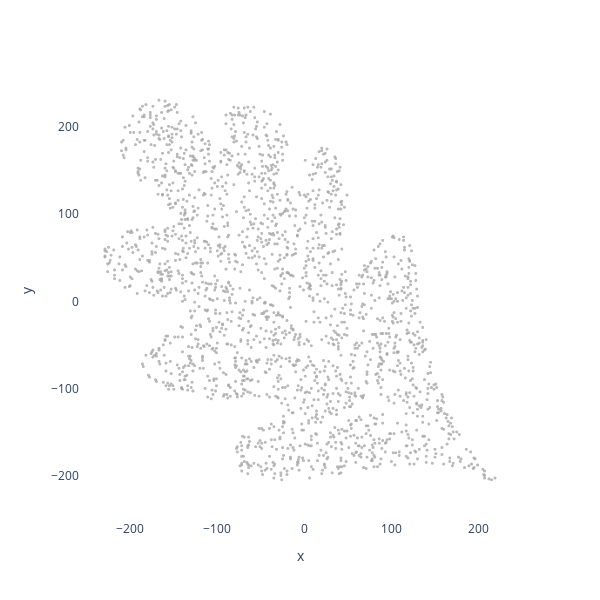

Source (notebook cell):
### Markdown cell above
# All in one step!

### Code cell
image_path = r"images\OakLeaf.png"
points_df = image_to_points(image_path, num_points=2000)
plot_points(points_df, 3)

### Figure 1 — Plotly figure (JSON) as saved in the notebook; plotly's stock layout.template omitted (floating-point values rounded to 4 significant figures; data arrays with more than 128 entries replaced by an {"elided": "..."} marker saying what was removed)
{"data": [{"hovertemplate": "x=%{x}<br>y=%{y}<extra></extra>", "legendgroup": "", "marker": {"color": "darkgrey", "opacity": 0.8, "size": 3, "symbol": "circle"}, "mode": "markers", "name": "", "showlegend": false, "type": "scattergl", "x": {"elided": "2000 int values"}, "xaxis": "x", "y": {"elided": "2000 int values"}, "yaxis": "y"}], "layout": {"height": 600, "legend": {"tracegroupgap": 0}, "margin": {"t": 60}, "paper_bgcolor": "white", "plot_bgcolor": "white", "width": 600, "xaxis": {"anchor": "y", "domain": [0, 1], "showgrid": false, "title": {"text": "x"}, "visible": true}, "yaxis": {"anchor": "x", "domain": [0, 1], "scaleanchor": "x", "scaleratio": 1, "showgrid": false, "title": {"text": "y"}, "visible": true}}}
